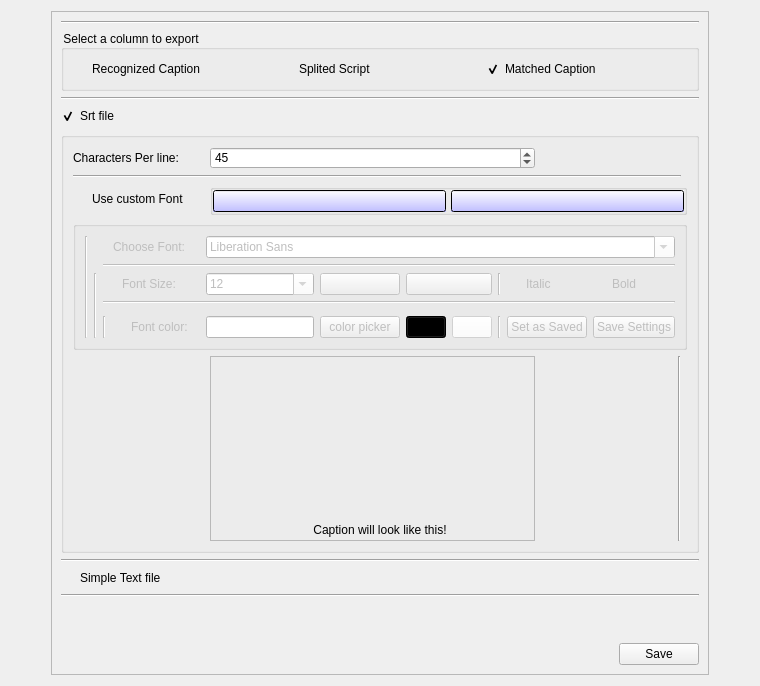
      <widget class="QWidget" name="page_3">
       <layout class="QGridLayout" name="gridLayout_13">
        <item row="0" column="2">
         <spacer name="horizontalSpacer_18">
          <property name="orientation">
           <enum>Qt::Horizontal</enum>
          </property>
          <property name="sizeHint" stdset="0">
           <size>
            <width>40</width>
            <height>20</height>
           </size>
          </property>
         </spacer>
        </item>
        <item row="0" column="1">
         <widget class="QFrame" name="frame_2">
          <property name="styleSheet">
           <string notr="true">font: 12pt &quot;MS Shell Dlg 2&quot;;</string>
          </property>
          <property name="frameShape">
           <enum>QFrame::StyledPanel</enum>
          </property>
          <property name="frameShadow">
           <enum>QFrame::Raised</enum>
          </property>
          <layout class="QGridLayout" name="gridLayout_15">
           <item row="0" column="1" colspan="5">
            <widget class="Line" name="line_16">
             <property name="orientation">
              <enum>Qt::Horizontal</enum>
             </property>
            </widget>
           </item>
           <item row="6" column="1">
            <widget class="QCheckBox" name="SimpleTextcheckBox">
             <property name="styleSheet">
              <string notr="true">background: Transparent
</string>
             </property>
             <property name="text">
              <string>Simple Text file</string>
             </property>
            </widget>
           </item>
           <item row="11" column="5">
            <widget class="QPushButton" name="SaveExportPushButton">
             <property name="text">
              <string>Save</string>
             </property>
            </widget>
           </item>
           <item row="3" column="1">
            <widget class="QCheckBox" name="SRTfilecheckBox">
             <property name="styleSheet">
              <string notr="true">background: Transparent
</string>
             </property>
             <property name="text">
              <string>Srt file</string>
             </property>
             <property name="checked">
              <bool>true</bool>
             </property>
            </widget>
           </item>
           <item row="11" column="1">
            <spacer name="horizontalSpacer_15">
             <property name="orientation">
              <enum>Qt::Horizontal</enum>
             </property>
             <property name="sizeHint" stdset="0">
              <size>
               <width>40</width>
               <height>20</height>
              </size>
             </property>
            </spacer>
           </item>
           <item row="5" column="1" colspan="5">
            <widget class="Line" name="line_9">
             <property name="orientation">
              <enum>Qt::Horizontal</enum>
             </property>
            </widget>
           </item>
           <item row="9" column="1" colspan="5">
            <widget class="Line" name="line_17">
             <property name="orientation">
              <enum>Qt::Horizontal</enum>
             </property>
            </widget>
           </item>
           <item row="10" column="1">
            <spacer name="verticalSpacer_3">
             <property name="orientation">
              <enum>Qt::Vertical</enum>
             </property>
             <property name="sizeHint" stdset="0">
              <size>
               <width>20</width>
               <height>40</height>
              </size>
             </property>
            </spacer>
           </item>
           <item row="1" column="1" colspan="5">
            <widget class="QGroupBox" name="groupBox_11">
             <property name="styleSheet">
              <string notr="true">QGroupBox{
font: 63 10pt &quot;Montserrat SemiBold&quot;;
background: transparent
}</string>
             </property>
             <property name="title">
              <string>Select a column to export</string>
             </property>
             <layout class="QHBoxLayout" name="horizontalLayout_4">
              <item>
               <widget class="QCheckBox" name="RColumncheckBox">
                <property name="styleSheet">
                 <string notr="true">background: transparent</string>
                </property>
                <property name="text">
                 <string>Recognized Caption</string>
                </property>
               </widget>
              </item>
              <item>
               <widget class="QCheckBox" name="SColumnCheckBox">
                <property name="styleSheet">
                 <string notr="true">background: transparent</string>
                </property>
                <property name="text">
                 <string>Splited Script</string>
                </property>
               </widget>
              </item>
              <item>
               <widget class="QCheckBox" name="MColumnCheckBox">
                <property name="styleSheet">
                 <string notr="true">background: transparent</string>
                </property>
                <property name="text">
                 <string>Matched Caption</string>
                </property>
                <property name="checked">
                 <bool>true</bool>
                </property>
               </widget>
              </item>
             </layout>
            </widget>
           </item>
           <item row="4" column="1" colspan="5">
            <widget class="QGroupBox" name="groupBox_8">
             <property name="enabled">
              <bool>true</bool>
             </property>
             <property name="styleSheet">
              <string notr="true">QLineEdit{
background-color: rgb(61, 187, 255);
}</string>
             </property>
             <property name="title">
              <string/>
             </property>
             <layout class="QGridLayout" name="gridLayout_14">
              <item row="2" column="1" colspan="4">
               <widget class="QGroupBox" name="groupBox_10">
                <property name="title">
                 <string/>
                </property>
                <layout class="QHBoxLayout" name="horizontalLayout_3">
                 <property name="spacing">
                  <number>5</number>
                 </property>
                 <property name="leftMargin">
                  <number>0</number>
                 </property>
                 <property name="topMargin">
                  <number>0</number>
                 </property>
                 <property name="rightMargin">
                  <number>0</number>
                 </property>
                 <property name="bottomMargin">
                  <number>0</number>
                 </property>
                 <item>
                  <widget class="QLineEdit" name="StartLineEdit">
                   <property name="styleSheet">
                    <string notr="true">background-color: qlineargradient(spread:pad, x1:1, y1:1, x2:1, y2:0, stop:0 rgba(191, 189, 255, 255), stop:1 rgba(255, 255, 255, 255));</string>
                   </property>
                   <property name="readOnly">
                    <bool>true</bool>
                   </property>
                  </widget>
                 </item>
                 <item>
                  <widget class="QLineEdit" name="EndLineEdit">
                   <property name="styleSheet">
                    <string notr="true">background-color: qlineargradient(spread:pad, x1:1, y1:1, x2:1, y2:0, stop:0 rgba(191, 189, 255, 255), stop:1 rgba(255, 255, 255, 255));</string>
                   </property>
                   <property name="readOnly">
                    <bool>true</bool>
                   </property>
                  </widget>
                 </item>
                </layout>
               </widget>
              </item>
              <item row="2" column="0">
               <widget class="QCheckBox" name="UseCustomFontcheckBox">
                <property name="maximumSize">
                 <size>
                  <width>143</width>
                  <height>16777215</height>
                 </size>
                </property>
                <property name="styleSheet">
                 <string notr="true">background: Transparent
</string>
                </property>
                <property name="text">
                 <string>Use custom Font</string>
                </property>
               </widget>
              </item>
              <item row="6" column="3">
               <widget class="Line" name="line_13">
                <property name="orientation">
                 <enum>Qt::Vertical</enum>
                </property>
               </widget>
              </item>
              <item row="6" column="0">
               <spacer name="horizontalSpacer_17">
                <property name="orientation">
                 <enum>Qt::Horizontal</enum>
                </property>
                <property name="sizeHint" stdset="0">
                 <size>
                  <width>40</width>
                  <height>20</height>
                 </size>
                </property>
               </spacer>
              </item>
              <item row="6" column="2">
               <spacer name="horizontalSpacer_16">
                <property name="orientation">
                 <enum>Qt::Horizontal</enum>
                </property>
                <property name="sizeHint" stdset="0">
                 <size>
                  <width>40</width>
                  <height>20</height>
                 </size>
                </property>
               </spacer>
              </item>
              <item row="4" column="0" colspan="5">
               <widget class="QGroupBox" name="groupBox_9">
                <property name="enabled">
                 <bool>false</bool>
                </property>
                <property name="title">
                 <string/>
                </property>
                <layout class="QGridLayout" name="gridLayout_16">
                 <item row="5" column="8">
                  <widget class="QPushButton" name="WhitePushButton">
                   <property name="styleSheet">
                    <string notr="true">background-color: rgb(255, 255, 255);</string>
                   </property>
                   <property name="text">
                    <string/>
                   </property>
                  </widget>
                 </item>
                 <item row="5" column="6">
                  <widget class="QPushButton" name="colorPickerpushButton">
                   <property name="text">
                    <string>color picker</string>
                   </property>
                  </widget>
                 </item>
                 <item row="5" column="7">
                  <widget class="QPushButton" name="BlackpushButton">
                   <property name="styleSheet">
                    <string notr="true">background-color: rgb(0, 0, 0);</string>
                   </property>
                   <property name="text">
                    <string/>
                   </property>
                  </widget>
                 </item>
                 <item row="5" column="9">
                  <widget class="Line" name="line_21">
                   <property name="orientation">
                    <enum>Qt::Vertical</enum>
                   </property>
                  </widget>
                 </item>
                 <item row="5" column="10">
                  <widget class="QPushButton" name="SetAsSavedPushButton">
                   <property name="text">
                    <string>Set as Saved</string>
                   </property>
                  </widget>
                 </item>
                 <item row="5" column="3">
                  <widget class="QCheckBox" name="CustomColorcheckBox">
                   <property name="styleSheet">
                    <string notr="true">background: Transparent
</string>
                   </property>
                   <property name="text">
                    <string>Font color:</string>
                   </property>
                  </widget>
                 </item>
                 <item row="5" column="11" colspan="2">
                  <widget class="QPushButton" name="SaveSettingsPushButton">
                   <property name="text">
                    <string>Save Settings</string>
                   </property>
                  </widget>
                 </item>
                 <item row="5" column="5">
                  <widget class="QLineEdit" name="colorCodelineEdit">
                   <property name="styleSheet">
                    <string notr="true">background-color: rgb(255, 255, 255);</string>
                   </property>
                  </widget>
                 </item>
                 <item row="2" column="6">
                  <widget class="QPushButton" name="IncreaseFontsizePushButton">
                   <property name="text">
                    <string/>
                   </property>
                   <property name="icon">
                    <iconset>
                     <normaloff>Imgs/img_490057.png</normaloff>Imgs/img_490057.png</iconset>
                   </property>
                  </widget>
                 </item>
                 <item row="2" column="7" colspan="2">
                  <widget class="QPushButton" name="decricePushbutton">
                   <property name="text">
                    <string/>
                   </property>
                   <property name="icon">
                    <iconset>
                     <normaloff>Imgs/pngkit_size-icon-png_7886451.png</normaloff>Imgs/pngkit_size-icon-png_7886451.png</iconset>
                   </property>
                  </widget>
                 </item>
                 <item row="2" column="9">
                  <widget class="Line" name="line_14">
                   <property name="orientation">
                    <enum>Qt::Vertical</enum>
                   </property>
                  </widget>
                 </item>
                 <item row="2" column="10">
                  <widget class="QCheckBox" name="ItaliccheckBox">
                   <property name="styleSheet">
                    <string notr="true">background: Transparent
</string>
                   </property>
                   <property name="text">
                    <string>Italic</string>
                   </property>
                  </widget>
                 </item>
                 <item row="0" column="0" rowspan="6">
                  <widget class="Line" name="line_22">
                   <property name="orientation">
                    <enum>Qt::Vertical</enum>
                   </property>
                  </widget>
                 </item>
                 <item row="2" column="11">
                  <widget class="QCheckBox" name="BoldcheckBox">
                   <property name="styleSheet">
                    <string notr="true">background: Transparent
</string>
                   </property>
                   <property name="text">
                    <string>Bold</string>
                   </property>
                  </widget>
                 </item>
                 <item row="2" column="2" colspan="2">
                  <widget class="QCheckBox" name="FontSizecheckBox">
                   <property name="styleSheet">
                    <string notr="true">background: Transparent
</string>
                   </property>
                   <property name="text">
                    <string>Font Size:</string>
                   </property>
                  </widget>
                 </item>
                 <item row="0" column="5" colspan="8">
                  <widget class="QFontComboBox" name="fontComboBox_2">
                   <property name="styleSheet">
                    <string notr="true">background-color: rgb(255, 255, 255);</string>
                   </property>
                  </widget>
                 </item>
                 <item row="1" column="2" colspan="11">
                  <widget class="Line" name="line_10">
                   <property name="orientation">
                    <enum>Qt::Horizontal</enum>
                   </property>
                  </widget>
                 </item>
                 <item row="0" column="1" colspan="3">
                  <widget class="QCheckBox" name="ChooseFontCheckBox">
                   <property name="styleSheet">
                    <string notr="true">background: Transparent
</string>
                   </property>
                   <property name="text">
                    <string>Choose Font:</string>
                   </property>
                  </widget>
                 </item>
                 <item row="2" column="1" rowspan="4">
                  <widget class="Line" name="line_15">
                   <property name="orientation">
                    <enum>Qt::Vertical</enum>
                   </property>
                  </widget>
                 </item>
                 <item row="2" column="5">
                  <widget class="QComboBox" name="fontsizecomboBox">
                   <property name="styleSheet">
                    <string notr="true">background-color: rgb(255, 255, 255);</string>
                   </property>
                   <property name="editable">
                    <bool>true</bool>
                   </property>
                   <property name="currentText">
                    <string>12</string>
                   </property>
                   <property name="currentIndex">
                    <number>3</number>
                   </property>
                   <item>
                    <property name="text">
                     <string>6</string>
                    </property>
                   </item>
                   <item>
                    <property name="text">
                     <string>8</string>
                    </property>
                   </item>
                   <item>
                    <property name="text">
                     <string>10</string>
                    </property>
                   </item>
                   <item>
                    <property name="text">
                     <string>12</string>
                    </property>
                   </item>
                   <item>
                    <property name="text">
                     <string>15</string>
                    </property>
                   </item>
                   <item>
                    <property name="text">
                     <string>18</string>
                    </property>
                   </item>
                   <item>
                    <property name="text">
                     <string>22</string>
                    </property>
                   </item>
                   <item>
                    <property name="text">
                     <string>24</string>
                    </property>
                   </item>
                   <item>
                    <property name="text">
                     <string>26</string>
                    </property>
                   </item>
                   <item>
                    <property name="text">
                     <string>32</string>
                    </property>
                   </item>
                   <item>
                    <property name="text">
                     <string>34</string>
                    </property>
                   </item>
                   <item>
                    <property name="text">
                     <string>36</string>
                    </property>
                   </item>
                   <item>
                    <property name="text">
                     <string>38</string>
                    </property>
                   </item>
                   <item>
                    <property name="text">
                     <string>40</string>
                    </property>
                   </item>
                   <item>
                    <property name="text">
                     <string>42</string>
                    </property>
                   </item>
                  </widget>
                 </item>
                 <item row="3" column="2" colspan="11">
                  <widget class="Line" name="line_11">
                   <property name="orientation">
                    <enum>Qt::Horizontal</enum>
                   </property>
                  </widget>
                 </item>
                 <item row="5" column="2">
                  <widget class="Line" name="line_18">
                   <property name="orientation">
                    <enum>Qt::Vertical</enum>
                   </property>
                  </widget>
                 </item>
                </layout>
               </widget>
              </item>
              <item row="6" column="1">
               <widget class="QFrame" name="frame_3">
                <property name="minimumSize">
                 <size>
                  <width>325</width>
                  <height>185</height>
                 </size>
                </property>
                <property name="frameShape">
                 <enum>QFrame::StyledPanel</enum>
                </property>
                <property name="frameShadow">
                 <enum>QFrame::Raised</enum>
                </property>
                <widget class="QLabel" name="label_20">
                 <property name="geometry">
                  <rect>
                   <x>10</x>
                   <y>10</y>
                   <width>320</width>
                   <height>180</height>
                  </rect>
                 </property>
                 <property name="minimumSize">
                  <size>
                   <width>320</width>
                   <height>180</height>
                  </size>
                 </property>
                 <property name="text">
                  <string/>
                 </property>
                 <property name="pixmap">
                  <pixmap>Imgs/BGIMAGE.jpg</pixmap>
                 </property>
                 <property name="scaledContents">
                  <bool>true</bool>
                 </property>
                </widget>
                <widget class="QLabel" name="plainTextEdit">
                 <property name="geometry">
                  <rect>
                   <x>10</x>
                   <y>1</y>
                   <width>320</width>
                   <height>180</height>
                  </rect>
                 </property>
                 <property name="styleSheet">
                  <string notr="true">background:Transparent</string>
                 </property>
                 <property name="text">
                  <string>Caption will look like this!</string>
                 </property>
                 <property name="alignment">
                  <set>Qt::AlignBottom|Qt::AlignHCenter</set>
                 </property>
                </widget>
               </widget>
              </item>
              <item row="1" column="0" colspan="4">
               <widget class="Line" name="line_12">
                <property name="minimumSize">
                 <size>
                  <width>0</width>
                  <height>0</height>
                 </size>
                </property>
                <property name="orientation">
                 <enum>Qt::Horizontal</enum>
                </property>
               </widget>
              </item>
              <item row="0" column="0">
               <widget class="QLabel" name="label_21">
                <property name="styleSheet">
                 <string notr="true">background: transparent</string>
                </property>
                <property name="text">
                 <string>Characters Per line:</string>
                </property>
               </widget>
              </item>
              <item row="0" column="1">
               <widget class="QSpinBox" name="cherecter_spinBox">
                <property name="minimum">
                 <number>1</number>
                </property>
                <property name="maximum">
                 <number>105</number>
                </property>
                <property name="value">
                 <number>45</number>
                </property>
               </widget>
              </item>
             </layout>
            </widget>
           </item>
           <item row="2" column="1" colspan="5">
            <widget class="Line" name="line_19">
             <property name="orientation">
              <enum>Qt::Horizontal</enum>
             </property>
            </widget>
           </item>
          </layout>
         </widget>
        </item>
        <item row="0" column="0">
         <spacer name="horizontalSpacer_19">
          <property name="orientation">
           <enum>Qt::Horizontal</enum>
          </property>
          <property name="sizeHint" stdset="0">
           <size>
            <width>40</width>
            <height>20</height>
           </size>
          </property>
         </spacer>
        </item>
       </layout>
      </widget>
